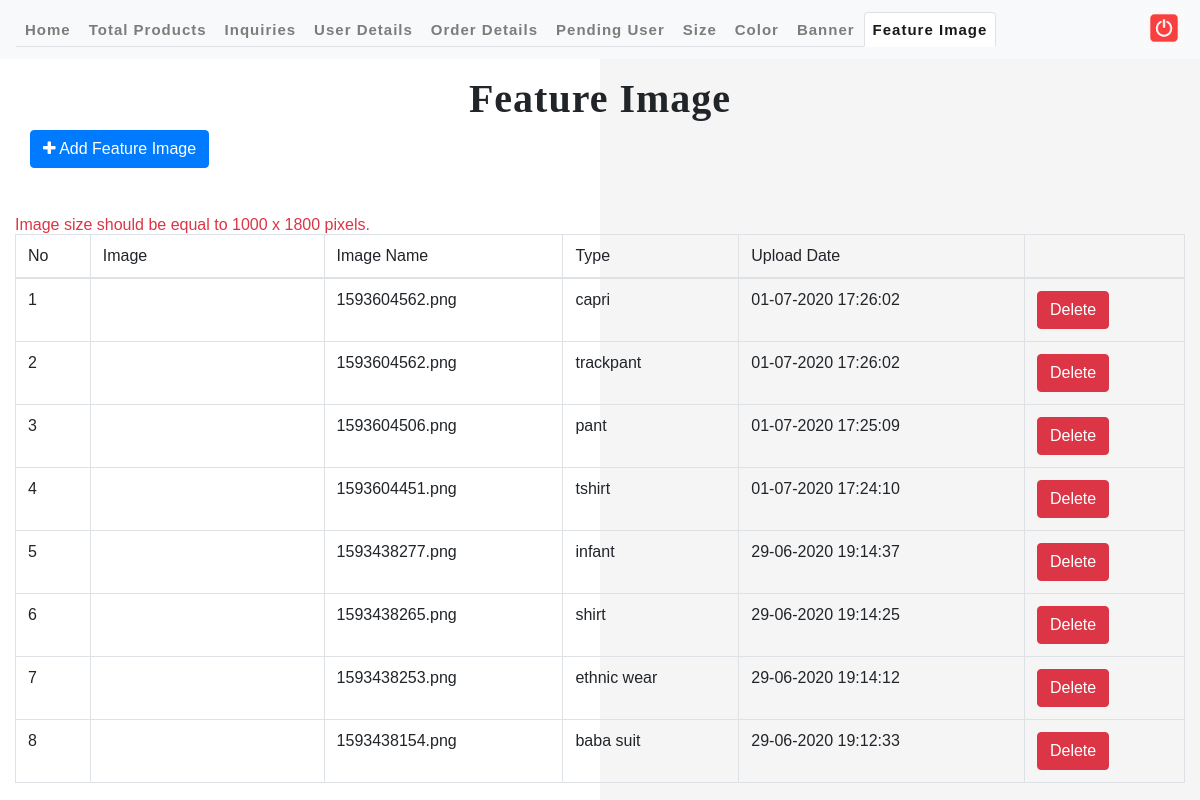
Screenshot of /admin/feature/feature.php (signed in) with the database file from the repository.
### tables this page shows
CREATE TABLE `feature` (
  `id` int(11) NOT NULL,
  `img` varchar(255) NOT NULL,
  `type` varchar(255) NOT NULL,
  `upload_date` varchar(255) NOT NULL
);

### admin/feature/feature.php (the view, shortened to what this page needs)
<?php
include ("../includes/header.php");
if (isset($_SESSION["admin_detail"])) {
    ?>
<body>
	<div id="mynav">
		<nav class="navbar navbar-expand-lg navbar-light bg-light">
			<div class="collapse navbar-collapse" id="navbarSupportedContent">
				<ul class="navbar-nav mr-auto nav-tabs ">
					<li class="nav-item "><a class="nav-link" href="../main.php">Home </a></li>
					<li class="nav-item"><a class="nav-link" href="../product/total_products.php">Total
							Products</a></li>
					<li class="nav-item"><a class="nav-link"
						href="../contact_details.php">Inquiries</a></li>
					<li class="nav-item"><a class="nav-link" href="../user_details.php">User
							Details</a></li>
					<li class="nav-item"><a class="nav-link"
						href="../order_details.php">Order Details</a></li>
					<li class="nav-item"><a class="nav-link" href="../pending_user.php">Pending
							User</a></li>
					<li class="nav-item"><a class="nav-link" href="../size/size.php">Size</a></li>
					<li class="nav-item"><a class="nav-link" href="../color/color.php">Color</a></li>
					<li class="nav-item"><a class="nav-link"
						href="../banner/banner.php">Banner</a></li>
					<li class="nav-item"><a class="nav-link active"
						href="../feature/feature.php">Feature Image</a></li>
				</ul>
				<a href="logout.php" title="Logout"> <img
					src="../assets/images/logout.png" alt="" style="width: 40px"
					class="img-responsive">
				</a>
			</div>
		</nav>
	</div>
	<div id="welcome_page">
		<div class="container-fluid">
			<div class="row my-3">
				<div class="col-md-12">
					<div class="welcome_header text-center">
						<h1>Feature Image</h1>
					</div>
				</div>
				<div class="col-md-6 text-left">
					<a href="add_feature.php">
						<button type="button" class="btn btn-primary mt-2">
							<i class="fa fa-plus"></i> Add Feature Image
						</button>
					</a>
				</div>
			</div>
			<div class="my-5">
			<span class="text-danger">Image size should be equal to 1000 x 1800 pixels.</span>
				<table class="table table-hover table-bordered">
					<thead>
						<tr>
							<th scope="col">No</th>
							<th scope="col">Image</th>
							<th scope="col">Image Name</th>
							<th scope="col">Type</th>
							<th scope="col">Upload Date</th>
							<th></th>
						</tr>
					</thead>
					<tbody>
    <?php
    $sql = "SELECT * FROM feature ORDER BY id DESC";
    $query = mysqli_query($con, $sql);
    $i = 1;
    while ($row = mysqli_fetch_array($query)) {
        $id = $row['id'];
        $img = $row['img'];
        $type = $row['type'];
        $upload_date = $row['upload_date'];
        ?>
    <tr>
							<th scope="row"><?php echo $i; ?></th>
							<td width="20%"><img alt="" class="img-fluid" src="../../images/feature/<?php echo$img ?>" width="40%"></td>
							<td><?php echo $img ; ?></td>
							<td><?php echo $type; ?></td>
							<td><?php echo $upload_date; ?></td>
							<td><a
								href="delete_feature.php?token=<?php echo base64_encode($id); ?>"><button
										class="btn btn-danger"
										onclick="return confirm('Are you sure want to delete this row ?')">Delete</button></a></td>
						</tr>
    <?php $i++; } ?>
  </tbody>
				</table>
			</div>
		</div>
	</div>
<?php
    include ("../includes/footer.php");
}
?>

### admin/includes/header.php (shortened to what this page needs)
<!DOCTYPE html>
<html lang="en">
<head>
    <link rel="stylesheet" href="https://stackpath.bootstrapcdn.com/bootstrap/4.3.1/css/bootstrap.min.css"
>
    <link href="assets/css/font-awesome.min.css" rel="stylesheet" type="text/css" media="all">
    <link href="assets/css/style.css" rel="stylesheet" type="text/css" media="all" />
    <link href="assets/css/footable.bootstrap.css" rel="stylesheet" type="text/css" media="all" />
    <link href="assets/css/footable.bootstrap.min.css" rel="stylesheet" type="text/css" media="all" />
    <link rel="stylesheet" href="//cdn.jsdelivr.net/npm/alertifyjs@1.13.1/build/css/alertify.min.css" />
    <link rel="stylesheet" type="text/css" href="../js/tablefilter/style/tablefilter.css" />
</head>

### admin/includes/footer.php (shortened to what this page needs)
</body>
</html>

### admin/assets/css/style.css (style rules this page uses)
html,body,div,span,applet,object,iframe,h1,h2,h3,h4,h5,h6,p,blockquote,pre,a,abbr,acronym,address,big,cite,code,del,dfn,em,img,ins,kbd,q,s,samp,small,strike,strong,sub,sup,tt,var,b,u,i,dl,dt,dd,ol,nav ul,nav li,fieldset,form,label,legend,table,caption,tbody,tfoot,thead,tr,th,td,article,aside,canvas,details,embed,figure,figcaption,footer,header,hgroup,menu,nav,output,ruby,section,summary,time,mark,audio,video { margin:0;padding:0;border:0;font-size:100%;font:inherit;vertical-align:baseline; }
article, aside, details, figcaption, figure,footer, header, hgroup, menu, nav, section { display: block; }
ol,ul { list-style:none;margin:0px;padding:0px; }
table { border-collapse:collapse;border-spacing:0; }
a { text-decoration:none; }
img { max-width:100%; }
body { padding: 0; margin: 0; background: #fff; min-height: 100vh; background: linear-gradient(to left, #f5f5f5 50%, #fff 50%); font-family: sans-serif; }
body a { transition: 0.5s all; -webkit-transition: 0.5s all; -moz-transition: 0.5s all; -o-transition: 0.5s all; -ms-transition: 0.5s all; text-decoration: none; letter-spacing:1px; font-size:15px; font-weight:600; }
h1, h2, h3, h4, h5, h6 { margin: 0; padding: 0; font-family: 'Raleway', sans-serif; font-weight:600; letter-spacing:1px; }
.row { margin:0px; padding:0px; }
ul { margin: 0; padding: 0; }
img { width:100%; }
.navbar { width: 100%!important; }
.welcome_header h1 { font-size: 40px; font-family: cursive!important; }

### rows the page displays
feature: img "1593604562.png", type "capri", upload_date "01-07-2020 17:26:02"
feature: img "1593604562.png", type "trackpant", upload_date "01-07-2020 17:26:02"
feature: img "1593604506.png", type "pant", upload_date "01-07-2020 17:25:09"
feature: img "1593604451.png", type "tshirt", upload_date "01-07-2020 17:24:10"
feature: img "1593438277.png", type "infant", upload_date "29-06-2020 19:14:37"
feature: img "1593438265.png", type "shirt", upload_date "29-06-2020 19:14:25"
feature: img "1593438253.png", type "ethnic wear", upload_date "29-06-2020 19:14:12"
feature: img "1593438154.png", type "baba suit", upload_date "29-06-2020 19:12:33"
